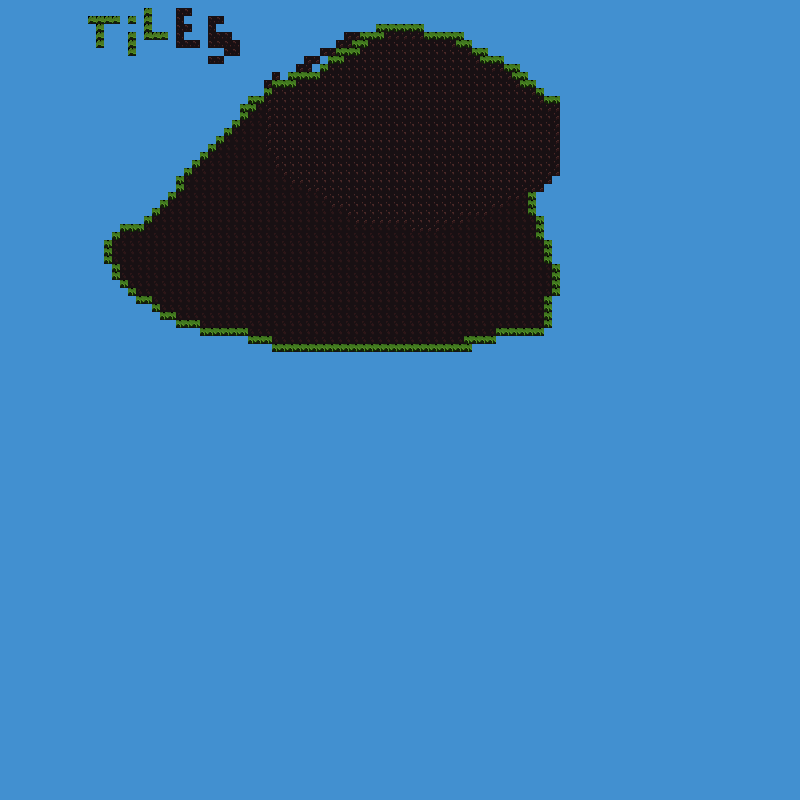

Tiled map render using the project's own tile images. Description and the map definition, with tile-layer contents summarised, below:
An orthogonal 100x100 tile map with 8x8 px tiles, 1 tile layer (Tile Layer 1).

<map version="1.0" tiledversion="2018.01.23" orientation="orthogonal" renderorder="right-down" width="100" height="100" tilewidth="8" tileheight="8" infinite="0" nextobjectid="1">
 <tileset firstgid="1" source="tileset.tsx" />
 <layer name="Tile Layer 1" width="100" height="100">
  <data>[10000 cells, 10000 non-empty, 7 distinct tile ids]</data>
 </layer>
</map>
